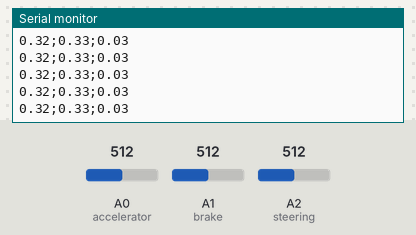
The sketch below on a simulated Arduino Uno, built with avr-gcc and run on an emulated ATmega328P. Shown: the last lines printed to the serial monitor. The test bench sets the inputs (shaded band); at power-on: A0 (accelerator) = 512, A1 (brake) = 512, A2 (steering) = 512.

Above: at 1.2 s.
1.3 s: A0 (accelerator) set to 716
At 2.1 s:
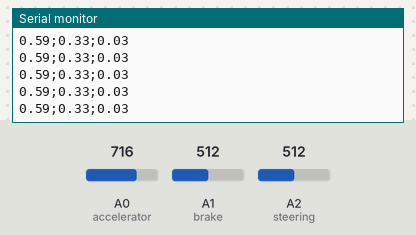
2.8 s: A1 (brake) set to 716
At 3.9 s:
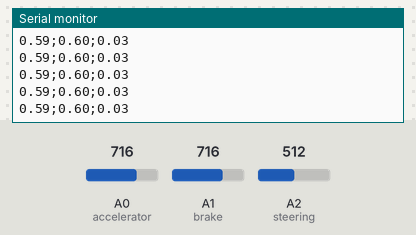
4.3 s: A2 (steering) set to 716
At 5.1 s:
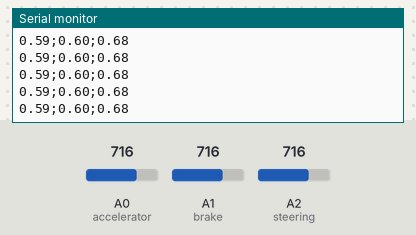
5.8 s: A0 (accelerator) set to 900
At 6.4 s:
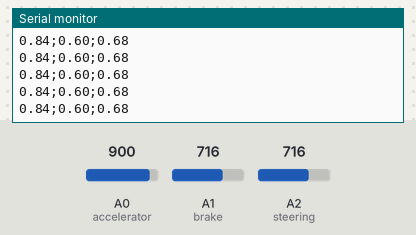
7.3 s: A1 (brake) set to 900
At 7.9 s:
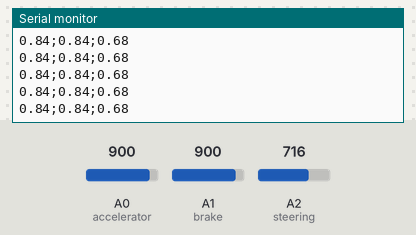
8.8 s: A2 (steering) set to 900
At 9.9 s:
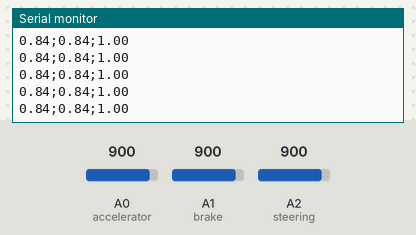
Timing chart, 0 to 11.3 s (numbered marks = the images above; inputs shaded):
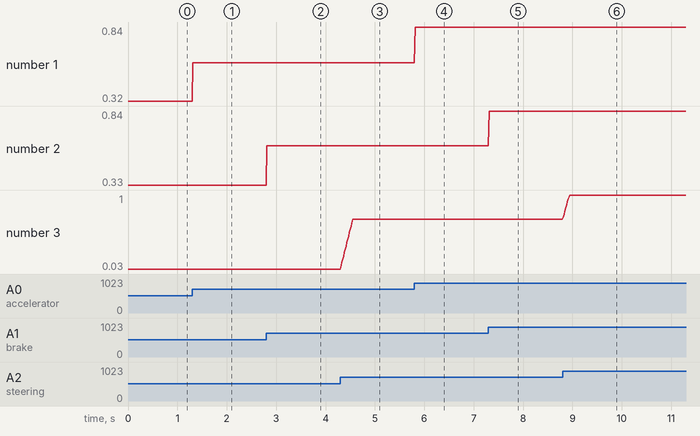

Measured:
- after the input at 1.3 s, the serial monitor: prints a new line at once (image 1)
- after the input at 2.8 s, the serial monitor: prints a new line at once (image 2)
- after the input at 4.3 s, the serial monitor: prints a new line at once (image 3)
- after the input at 5.8 s, the serial monitor: prints a new line at once (image 4)
- after the input at 7.3 s, the serial monitor: prints a new line at once (image 5)
- after the input at 8.8 s, the serial monitor: prints a new line at once (image 6)
- plotted number 1: 0.32 → 0.59 after the input at 1.3 s, 0.59 → 0.84 after the input at 5.8 s
- plotted number 2: 0.33 → 0.6 after the input at 2.8 s

The sketch:

escooterVRsimulator_normalized.ino
```cpp
// Include necessary libraries
#include <cmath>
#include <deque>
#include <movingAvg.h>

// Define the analog pins for the accelerator, brake, and steering
int accelerator = A0;
int brake = A1;
int steering = A2;

// Variables to store the read values from the accelerator, brake, and steering
int accVal = 0;
int brakeVal = 0;
int steerVal = 0;

// Variables to store the normalized values
float norm_accVal;
float norm_brakeVal;
float norm_steerVal;

// Create an instance of movingAvg with a window size of 15
movingAvg avgTemp(15);

// Setup function
void setup() {
  // Begin serial communication at 115200 baud rate
  Serial.begin(115200);

  // Initialize moving average
  avgTemp.begin();
}

// Main loop function
void loop() {
  // Read the values from the accelerator, brake, and steering
  accVal = analogRead(accelerator);
  brakeVal = analogRead(brake);
  steerVal = analogRead(steering);

  // Calculate the moving average of the steering value
  float avg = avgTemp.reading(steerVal);

  // Normalize the values
  norm_steerVal = Normalizer(avg, 184, 819, -1, 1);
  norm_accVal = Normalizer(accVal, 277, 1023, 0, 1);
  norm_brakeVal = Normalizer(brakeVal, 258, 1023, 0, 1);

  // Print the normalized values to the serial monitor
  Serial.print(norm_accVal);
  Serial.print(";");
  Serial.print(norm_brakeVal);
  Serial.print(";");
  Serial.print(norm_steerVal);
  Serial.println();

  // Delay for 15 milliseconds
  delay(15);
}

// Function to normalize a value within a given range
float Normalizer(float X, float min, float max, float rangeX, float rangeY){
  float copy_X = X;

  // Ensure the value is within the defined range
  if (copy_X > max){
    copy_X = max;
  }
  if (copy_X < min){
    copy_X = min;
  }

  // Normalize the value
  return (copy_X - min) * (rangeY - rangeX) / (max - min) + rangeX;
}
```
